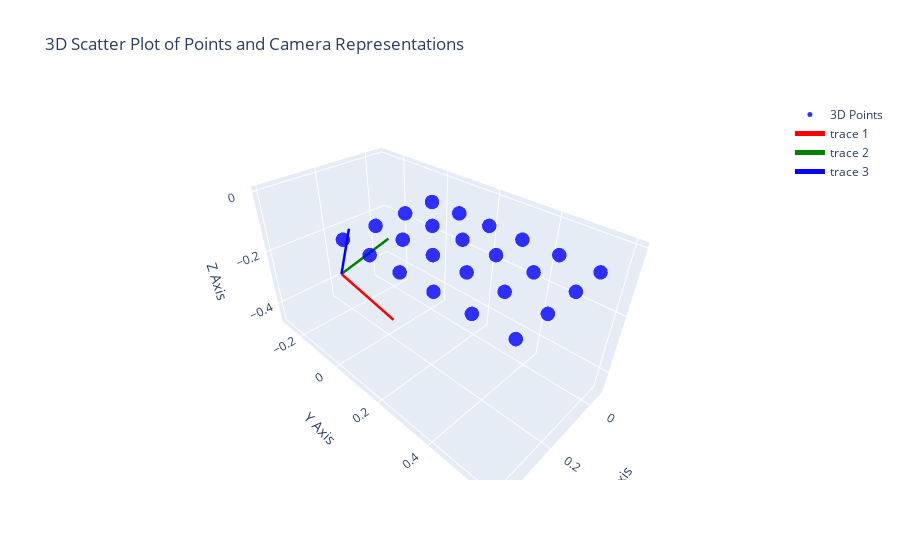

Write notebook code for a chart like this one.
### Markdown cell above
according to [docs](https://docs.opencv.org/4.x/d9/d0c/group__calib3d.html#gab3ab7bb2bdfe7d5d9745bb92d13f9564) the axis conventions are x: red, y: green and z: blue.

### Code cell
import plotly.graph_objects as go
from stl import mesh
def plot_3d_points_and_camera_centers(points, extrinsic_matrices):
    """
    Plots a 3D scatter plot of the given points and camera representations from extrinsic matrices.

    Parameters:
    - points: A 3xN NumPy array, where each column represents a point (x, y, z).
    - extrinsic_matrices: A list of 4x4 NumPy arrays representing the extrinsic matrices for each camera.
    """
    # Ensure points is a NumPy array
    points = np.asarray(points)

    # Check if the input is a 3xN array
    if points.shape[0] != 3:
        raise ValueError("Input points must be a 3xN NumPy array.")

    # Extract x, y, z coordinates
    x = points[0, :]
    y = points[1, :]
    z = points[2, :]

    # Create a 3D scatter plot for the points
    fig = go.Figure(data=[go.Scatter3d(
        x=x,
        y=y,
        z=z,
        mode='markers',
        marker=dict(
            size=5,
            color='blue',  # Marker color for points
            opacity=0.8
        ),
        name='3D Points'
    )])

    def create_camera_cone(extrinsic, name):
        # Transform the cone points using the extrinsic matrix
        rotation_matrix = extrinsic[:3, :3].T
        camera_center = -rotation_matrix @ extrinsic[:3, 3]

        # def rotate_and_translate(vertices, rotation_matrix, translation_vector):
        #     # Apply rotation
        #     rotated_vertices = vertices @ rotation_matrix.T  # Ensure correct shape
        #     # Apply translation
        #     translated_vertices = rotated_vertices + translation_vector
        #     return translated_vertices

        # # Load the STL file
        # your_mesh = mesh.Mesh.from_file('pyramid.stl')

        # # Extract vertices
        # vertices = your_mesh.vectors.reshape(-1, 3)

        # # Rotate and translate the frustum
        # transformed_vertices = rotate_and_translate(vertices, rotation_matrix, camera_center)

        # # Compute forward vector 
        # frustum = go.Mesh3d(
        #     x=transformed_vertices[:, 0],
        #     y=transformed_vertices[:, 1],
        #     z=transformed_vertices[:, 2],
        #     opacity=0.75,
        #     color='blue'
        # )

        # Create axes representing the camera's orientation
        axes_length = 0.25
        x_axis = go.Scatter3d(
            x=[camera_center[0], camera_center[0] + axes_length * rotation_matrix[0, 0]],
            y=[camera_center[1], camera_center[1] + axes_length * rotation_matrix[1, 0]],
            z=[camera_center[2], camera_center[2] + axes_length * rotation_matrix[2, 0]],
            mode='lines',
            line=dict(color='red', width=5),
            name=name
        )

        y_axis = go.Scatter3d(
            x=[camera_center[0], camera_center[0] + axes_length * rotation_matrix[0, 1]],
            y=[camera_center[1], camera_center[1] + axes_length * rotation_matrix[1, 1]],
            z=[camera_center[2], camera_center[2] + axes_length * rotation_matrix[2, 1]],
            mode='lines',
            line=dict(color='green', width=5),
            name=name
        )

        z_axis = go.Scatter3d(
            x=[camera_center[0], camera_center[0] + axes_length * rotation_matrix[0, 2]],
            y=[camera_center[1], camera_center[1] + axes_length * rotation_matrix[1, 2]],
            z=[camera_center[2], camera_center[2] + axes_length * rotation_matrix[2, 2]],
            mode='lines',
            line=dict(color='blue', width=5),
            name=name
        )

        return [x_axis, y_axis, z_axis]

    # Plot camera representations from extrinsic matrices
    for idx, extrinsic in enumerate(extrinsic_matrices):
        # Create the camera cone
        cone_point_objects = create_camera_cone(extrinsic, f"cam_{idx}")

        # Add the cone to the plot
        [fig.add_trace(cone_points) for cone_points in cone_point_objects]

    # Set the layout
    fig.update_layout(
        title='3D Scatter Plot of Points and Camera Representations',
        scene=dict(
            xaxis_title='X Axis',
            yaxis_title='Y Axis',
            zaxis_title='Z Axis'
        )
    )

    # Show the figure in the Jupyter Notebook
    fig.show()


# Define a list of extrinsic matrices (4x4)
extrinsic_matrices = [
    camera_extrinsics
]

# Call the function to plot the points and camera representations
plot_3d_points_and_camera_centers(world_corners.T, extrinsic_matrices)

### Figure 1 — Plotly figure (JSON) as saved in the notebook; plotly's stock layout.template omitted (floating-point values rounded to 4 significant figures)
{"data": [{"marker": {"color": "blue", "opacity": 0.8, "size": 5}, "mode": "markers", "name": "3D Points", "type": "scatter3d", "x": [0.1, 0.2, 0.3, 0.4, 0.1, 0.2, 0.3, 0.4, 0.1, 0.2, 0.3, 0.4, 0.1, 0.2, 0.3, 0.4, 0.1, 0.2, 0.3, 0.4, 0.1, 0.2, 0.3, 0.4], "y": [0.1, 0.1, 0.1, 0.1, 0.2, 0.2, 0.2, 0.2, 0.3, 0.3, 0.3, 0.3, 0.4, 0.4, 0.4, 0.4, 0.5, 0.5, 0.5, 0.5, 0.6, 0.6, 0.6, 0.6], "z": [0, 0, 0, 0, 0, 0, 0, 0, 0, 0, 0, 0, 0, 0, 0, 0, 0, 0, 0, 0, 0, 0, 0, 0]}, {"line": {"color": "red", "width": 5}, "mode": "lines", "type": "scatter3d", "x": [0.1892, 0.1489], "y": [-0.2579, -0.03336], "z": [-0.3611, -0.4635]}, {"line": {"color": "green", "width": 5}, "mode": "lines", "type": "scatter3d", "x": [0.1892, -0.05679], "y": [-0.2579, -0.2861], "z": [-0.3611, -0.3263]}, {"line": {"color": "blue", "width": 5}, "mode": "lines", "type": "scatter3d", "x": [0.1892, 0.2088], "y": [-0.2579, -0.1515], "z": [-0.3611, -0.1357]}], "layout": {"scene": {"xaxis": {"title": {"text": "X Axis"}}, "yaxis": {"title": {"text": "Y Axis"}}, "zaxis": {"title": {"text": "Z Axis"}}}, "title": {"text": "3D Scatter Plot of Points and Camera Representations"}}}
